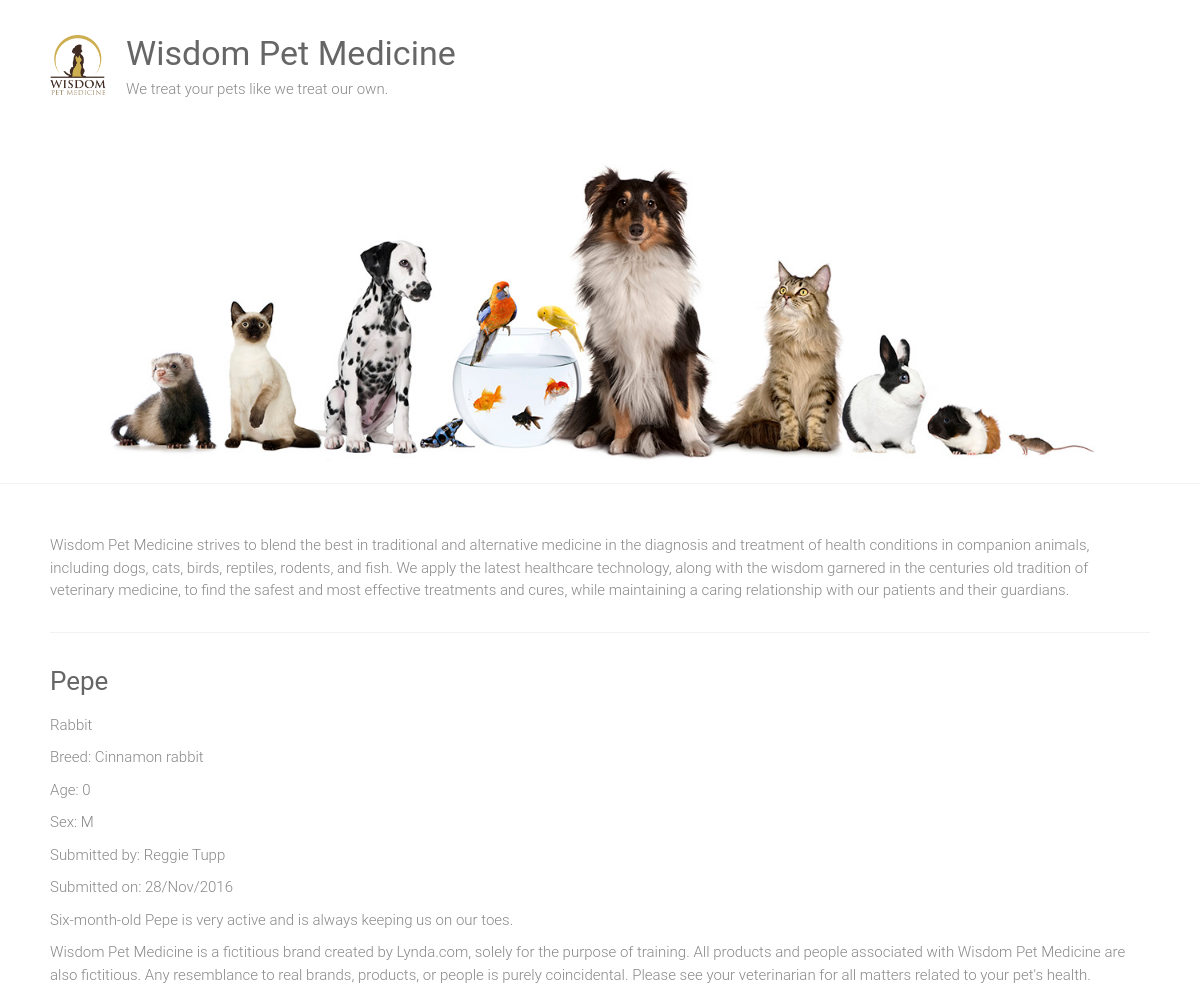
The app's page /adoptions/1 with its own data.
### adoptions/models.py (models this page shows)
class Pet(models.Model):
    SEX_CHOICES = [
        ('M', 'Male'),
        ('F', 'Female')
    ]
    name = models.CharField(max_length=100)
    submitter = models.CharField(max_length=100)
    species = models.CharField(max_length=30)
    breed = models.CharField(max_length=30, blank=True)
    description = models.TextField()
    sex = models.CharField(choices=SEX_CHOICES, max_length=1, blank=True)
    submission_date = models.DateTimeField()
    age = models.IntegerField(null=True)
    vaccinations = models.ManyToManyField('Vaccine', blank=True)

### adoptions/views.py (the view)
# urls.py: url(r'^adoptions/(\d+)', views.pet_detail, name='pet_detail'),
def pet_detail(request, id):
    try:
        pet = Pet.objects.get(id=id)
    except Pet.DoesNotExist:
        raise Http404('Pet not found')
    return render(request, 'pet_detail.html', {'pet': pet})

### adoptions/templates/pet_detail.html (shortened to what this page needs)
{% extends "base.html" %}
{% block content %}
<div>
  <h3>{{ pet.name|capfirst }}</h3>
  <p>{{pet.species}}</p>
  {% if pet.breed %}
  <p>Breed: {{ pet.breed }}</p>
  {% endif %}
  {% if pet.breed %}
  <p>Age: {{ pet.age }}</p>
  {% endif %}
  {% if pet.sex %}
  <p>Sex: {{ pet.sex }}</p>
  {% endif %}
  <p>Submitted by: {{pet.submitter}}</p>
  <p>Submitted on: {{pet.submission_date|date:"d/M/Y"}}</p>
  <p>{{pet.description}}</p>
</div>
{% endblock %}

### adoptions/templates/base.html (shortened to what this page needs)
{% load static %}
<html lang="en-US">
<head>
  <link rel="stylesheet" id="ample-style-css" href="{% static 'style.css' %}" type="text/css" media="all">
</head>
<body class="wide">
  <div id="page" class="hfeed site">
    <header>
      <div class="header">
        <div class="main-head-wrap inner-wrap clearfix">
          <div id="header-logo-image">
            <a href="/">
              <img src="{% static 'images/logo.png' %}" alt="Wisdom Pet Medicine">
            </a>
          </div>
          <div id="header-text" class="">
            <h1 id="site-title">
              <a href="/" title="Wisdom Pet Medicine" rel="home">Wisdom Pet Medicine</a>
            </h1>
            <p>We treat your pets like we treat our own.</p>
          </div>
        </div>
        <img src="{% static 'images/header.jpg' %}" alt="Wisdom Pet Medicine">
      </div>
    </header>
    <div class="main-wrapper">
      <div class="single-page clearfix">
        <div class="inner-wrap">
          <p>Wisdom Pet Medicine strives to blend the best in traditional and alternative medicine in the
            diagnosis and treatment of health conditions in companion animals, including dogs, cats, birds,
            reptiles, rodents, and fish. We apply the latest healthcare technology, along with the wisdom
            garnered in the centuries old tradition of veterinary medicine, to find the safest and most
            effective treatments and cures, while maintaining a caring relationship with our patients and
            their guardians.</p>
          <hr>
          <div>
            {% block content %}
            {% endblock%}
          </div>
        </div>
      </div>
    </div>
    <footer id=" colophon">
      <div class="inner-wrap">
        Wisdom Pet Medicine is a fictitious brand created by Lynda.com, solely for the purpose of training. All
        products and people associated with Wisdom Pet Medicine are also fictitious. Any resemblance to real
        brands, products, or people is purely coincidental. Please see your veterinarian for all matters related
        to your pet's health.
      </div>
    </footer>
  </div>
</body>
</html>

### static/style.css (style rules this page uses)
html, body, div, span, applet, object, iframe, h1, h2, h3, h4, h5, h6, p, blockquote, pre, a, abbr, acronym, address, big, cite, code, del, dfn, em, font, ins, kbd, q, s, samp, small, strike, strong, sub, sup, tt, var, dl, dt, dd, ol, ul, li, fieldset, form, label, legend, table, caption, tbody, tfoot, thead, tr, th, td { border: 0; font: inherit; font-size: 100%; font-style: inherit; font-weight: inherit; margin: 0; outline: 0; padding: 0; vertical-align: baseline; }
html { overflow-y: scroll; -webkit-text-size-adjust: 100%; -ms-text-size-adjust: 100%; }
article, aside, details, figcaption, figure, footer, header, main, nav, section { display: block; }
h1, h2, h3, h4, h5, h6 { color: #666666; line-height: 1.4; padding-bottom: 15px; font-weight: normal; }
h1 { font-size: 30px; }
h3 { font-size: 26px; }
body, button, input, select, textarea { color: #888888; font-size: 15px; line-height: 1.5; font-family: 'Roboto', sans-serif; font-weight: 300; }
p { color: #888888; font-size: 15px; line-height: 1.5; margin-bottom: 15px; font-weight: 300; }
body { background: #f2f2f2; }
hr { border-color: #f2f2f2; border-style: solid none none; border-width: 1px 0 0; height: 0; margin: 30px 0; }
a { color: #80abc8; text-decoration: none; -webkit-transition: 0.25s ease-in-out; -moz-transition: 0.25s ease-in-out; transition: 0.25s ease-in-out; -ms-transition: 0.25s ease-in-out; -o-transition: 0.25s ease-in-out; }
img { max-width: 100%; height: auto; vertical-align: top; margin-bottom: 18px; }
a img { border: 0; }
.clearfix:after { visibility: hidden; display: block; font-size: 0; content: " "; clear: both; height: 0; }
.clearfix { display: inline-block; }
.clearfix { display: block; }
body { padding-top: 30px; padding-bottom: 30px; }
body.wide { padding-top: 0; padding-bottom: 0; }
#page { background-color: #ffffff; margin: 0 auto; max-width: 1180px; box-shadow: 0 1px 2px 0 rgba(0, 0, 0, 0.1); }
.wide #page { max-width: 100%; }
.inner-wrap { max-width: 1100px; margin: 0 auto; }
.main-head-wrap { padding: 30px 0; }
.header { border-bottom: 1px solid #f2f2f2; }
#header-logo-image { float: left; padding: 5px 20px 5px 0; max-width: 100%; }
#header-logo-image img { margin-bottom: 0px; max-height: 60px; height: auto; width: auto; }
#header-text { float: left; padding-right: 20px; }
#site-title { padding-bottom: 0; }
#site-title a { color: #666666; font-size: 34px; }
.single-page { margin-top: 50px; }
.single-page p { margin-bottom: 10px; }

### records on screen
Pet: name "Pepe", species "Rabbit", breed "Cinnamon rabbit", age "0", sex "M", submitter "Reggie Tupp", submission_date "28/Nov/2016", description "Six-month-old Pepe is very active and is always keeping us on our toes."
